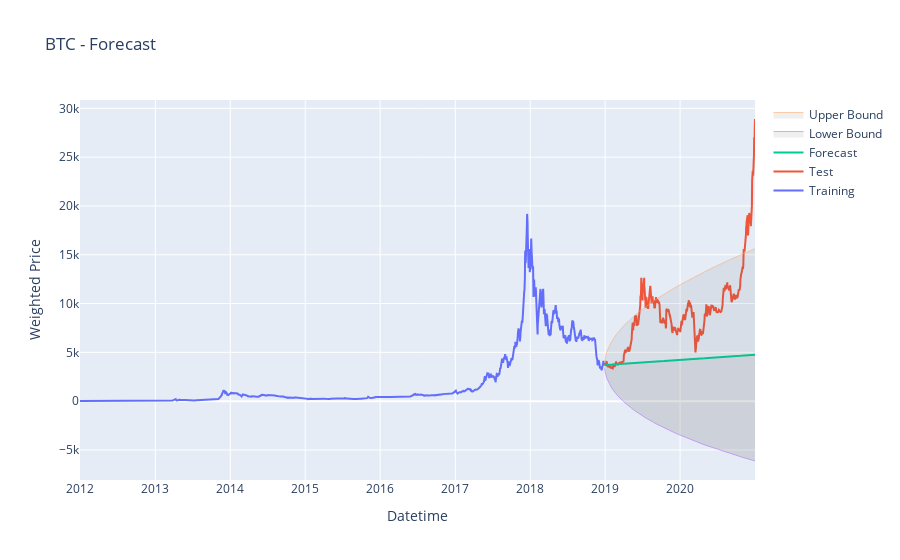

Write notebook code for a chart like this one.
### Code cell
forecast, _, confidence = results.forecast(test_data.shape[0], alpha=0.05)

forecast_series = pd.Series(forecast, index=test_data.index)
lower_bound = pd.Series(confidence[:, 0], index=test_data.index)
upper_bound = pd.Series(confidence[:, 1], index=test_data.index)

fig = go.Figure()
fig.add_trace(go.Scatter(x=train_data.index, y=train_data['Weighted_Price'], name='Training'))
fig.add_trace(go.Scatter(x=test_data.index, y=test_data['Weighted_Price'], name='Test'))
fig.add_trace(go.Scatter(x=forecast_series.index, y=forecast_series.values, name='Forecast'))


fig.add_trace(go.Scatter(x=lower_bound.index, y=lower_bound, name='Lower Bound',
                         mode = 'lines', fill='tonexty', fillcolor='rgba(101, 101, 101, 0.1)',
                         line=dict(width=0.5)))

fig.add_trace(go.Scatter(x=upper_bound.index, y=upper_bound, name='Upper Bound',
                         mode = 'lines', fill='tonexty', fillcolor='rgba(101, 101, 101, 0.1)',
                         line=dict(width=0.5)))


fig.update_layout(title="BTC - Forecast", xaxis_title="Datetime", yaxis_title="Weighted Price")
fig.show()

y_truth = test_data['Weighted_Price'].values
y_forecasted = forecast
mse_arima = ((y_forecasted - y_truth) ** 2).mean()
print('The Mean Squared Error of ARIMA with train-test split is {}'.format(mse_arima))

### Figure 1 — Plotly figure (JSON) as saved in the notebook; plotly's stock layout.template omitted (floating-point values rounded to 4 significant figures; data arrays with more than 128 entries replaced by an {"elided": "..."} marker saying what was removed)
{"data": [{"name": "Training", "type": "scatter", "x": {"elided": "2555 str values"}, "y": {"elided": "2555 float values"}}, {"name": "Test", "type": "scatter", "x": {"elided": "734 str values"}, "y": {"elided": "734 float values"}}, {"name": "Forecast", "type": "scatter", "x": {"elided": "734 str values"}, "y": {"elided": "734 float values"}}, {"fill": "tonexty", "fillcolor": "rgba(101, 101, 101, 0.1)", "line": {"width": 0.5}, "mode": "lines", "name": "Lower Bound", "type": "scatter", "x": {"elided": "734 str values"}, "y": {"elided": "734 float values"}}, {"fill": "tonexty", "fillcolor": "rgba(101, 101, 101, 0.1)", "line": {"width": 0.5}, "mode": "lines", "name": "Upper Bound", "type": "scatter", "x": {"elided": "734 str values"}, "y": {"elided": "734 float values"}}], "layout": {"title": {"text": "BTC - Forecast"}, "xaxis": {"title": {"text": "Datetime"}}, "yaxis": {"title": {"text": "Weighted Price"}}}}
